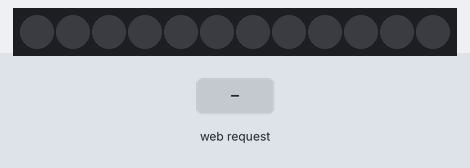
Recording of a sketch running on a simulated ESP8266 (NodeMCU). Shown: 12 RGB LEDs in strip order, left to right. The inputs (shaded band) are chosen by the test bench. Dim RGB values are drawn brighter than linear; WiFi joins after 1.5 s; servers stay silent unless stated; the strip is taken to match the declared colour order; what the sketch prints to the serial monitor is not drawn.

Above: at 2.7 s.
2.8 s: HTTP request GET /?c=120 received
At 3.4 s:
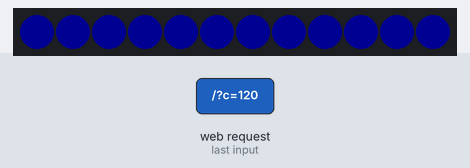
4.3 s: HTTP request GET / received
At 4.6 s:
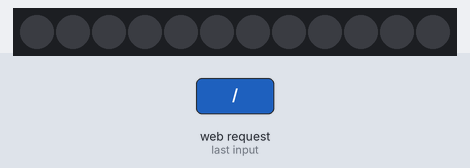
Timing chart, 0 to 7.3 s (numbered marks = the images above; inputs shaded):
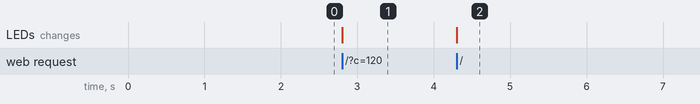

Measured:
- after the input at 2.8 s, the LEDs: change at once (image 1)
- after the input at 4.3 s, the LEDs: change at once (image 2)

The sketch:

main.ino
```cpp
// Neopixel
#include <Adafruit_NeoPixel.h>

// ESP8266
#include <ESP8266WiFi.h>
#include <WiFiClient.h>
#include <ESP8266WebServer.h>
#include <ESP8266mDNS.h>

// Webserver Config
const char *ssid = "";
const char *password = "";
ESP8266WebServer server(80);

// Neopixel Config
#define NeoPIN D4
#define NUM_LEDS 12
int brightness = 150;
Adafruit_NeoPixel strip = Adafruit_NeoPixel(NUM_LEDS, NeoPIN, NEO_RGB + NEO_KHZ800);

const int led = 2;

void setup (void) {
  Serial.begin(115200);

  // ##############
  // NeoPixel start
  Serial.println();
  strip.setBrightness(brightness);
  strip.begin();
  strip.show();
  delay(50);
  Serial.println("Notifications display v0.1");

  // #########
  // Webserver
  pinMode(led, OUTPUT);
  digitalWrite(led, 0);

  WiFi.begin(ssid, password);
  Serial.println("");

  // Wait for connection
  while (WiFi.status() != WL_CONNECTED) {
    delay(500);
    Serial.print(".");
  }

  Serial.println("");
  Serial.print("Connected to ");
  Serial.println(ssid);
  Serial.print("IP address: ");
  Serial.println(WiFi.localIP());

  if (MDNS.begin("notifyapp")) {
    Serial.println("MDNS responder started");
  }

  // what to do with requests
  server.on("/", handleRoot);
  server.onNotFound(handleNotFound);
  server.begin();

  Serial.println("HTTP server started");
}

void loop (void) {
  // waiting fo a client
  server.handleClient();
}

void handleRoot () {
  Serial.println("Client connected");
  digitalWrite(led, 1);

  // data from the colorpicker (e.g. #FF00FF)
  String color = server.arg("c");
  // int brightness = int(server.arg("b"));
  Serial.println("Color: " + color);
  // setting the color to the strip
  setNeoColor(color);
  // strip.setBrightness(brightness);

  server.send(200, "text/html");
  digitalWrite(led, 0);
}

void handleNotFound () {
  digitalWrite(led, 1);
  String message = "File Not Found\n\n";
  message += "URI: ";
  message += server.uri();
  message += "\nMethod: ";
  message +=(server.method() == HTTP_GET) ? "GET" : "POST";
  message += "\nArguments: ";
  message += server.args();
  message += "\n";

  for(uint8_t i = 0; i < server.args(); i++) {
    message += " " + server.argName(i) + ": " + server.arg(i) + "\n";
  }

  server.send(404, "text/plain", message);
  digitalWrite(led, 0);
}

void setNeoColor (String value){
  Serial.print("Setting Neopixel...\n");
  // converting Hex to Int
  int number = (int) strtol(&value[1], NULL, 16);

  // splitting into three parts
  int r = ((number >> 16) & 0xFF);
  int g = ((number >> 8) & 0xFF);
  int b = (number & 0xFF);

  // DEBUG
  Serial.print("RGB: ");
  Serial.print(r, DEC);
  Serial.print(" ");
  Serial.print(g, DEC);
  Serial.print(" ");
  Serial.print(b, DEC);
  Serial.println(" ");

  // setting whole strip to the given color
  for (int i=0; i < NUM_LEDS; i++) {
    strip.setPixelColor(i, strip.Color(r, g, b));
  }
  // init
  strip.show();

  Serial.println("on.");
}
```
